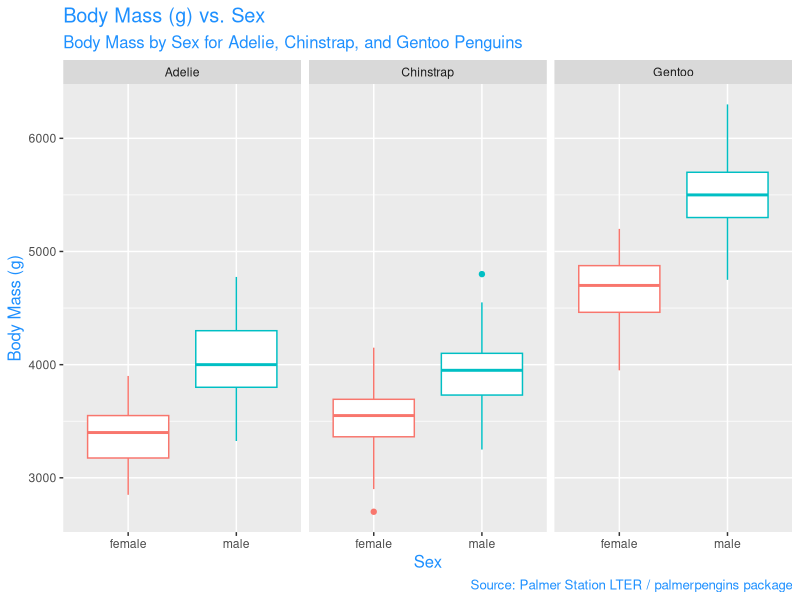
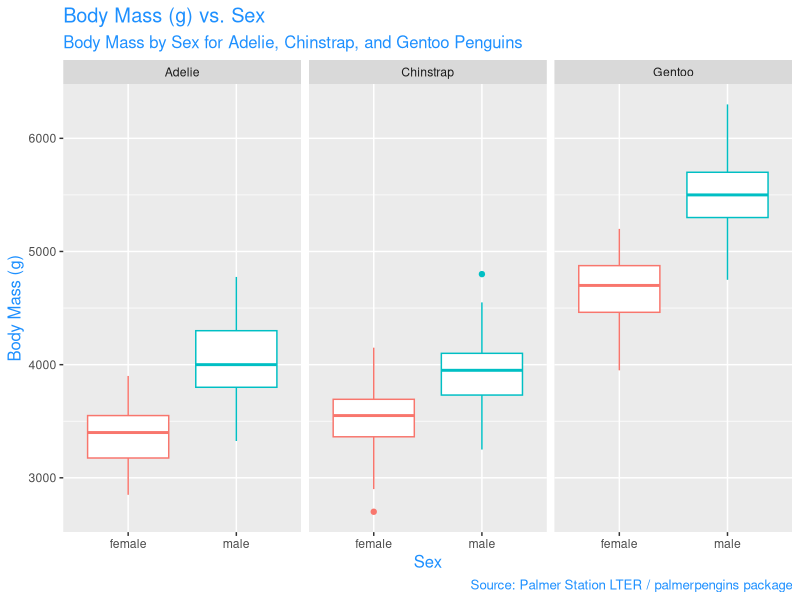

These figures' R source, in order:
############################################
#### Week 3 Lab - working with the Palmer Penguins data set for data visualization practice
#### Created by: Cynthia Petrossian
#### Created on: 2022-02-10
############################################


#### load libraries ####
library(tidyverse) # Loading tidyverse
library(palmerpenguins) # Loading the Palmer Penguins data set
library(here) # Loading here


#### Load data ####
# The data is part of the package called penguins


#### data analysis ####
penguins %>%
  drop_na(sex, body_mass_g) %>% #dropping NA values from sex and body mass columns
ggplot(mapping = aes(x = sex, #adding sex as x axis
                     y = body_mass_g, #adding body mass as y axis
                     color = sex)) + #giving color to boxplots based on sex
  geom_boxplot() + #makes geometry boxplot
  facet_wrap(~species)+ #sectioning for species
  labs(title = "Body Mass (g) vs. Sex", #adding title
       subtitle = "Body Mass by Sex for Adelie, Chinstrap, and Gentoo Penguins", #adding subtitle
       y = "Body Mass (g)", #changing axes titles
       x = "Sex",
       caption = "Source: Palmer Station LTER / palmerpengins package")+ #adding a caption to indicate source
  guides(color=FALSE)+ #removing color legend
  theme(title = element_text(size=12, color="dodgerblue1")) #changing title colors
ggsave(here("Week_3", "Outputs", "penguinlab.png"), #saving plot to week_3 Outputs folder
       width = 7, height = 5) #size of png file in inches